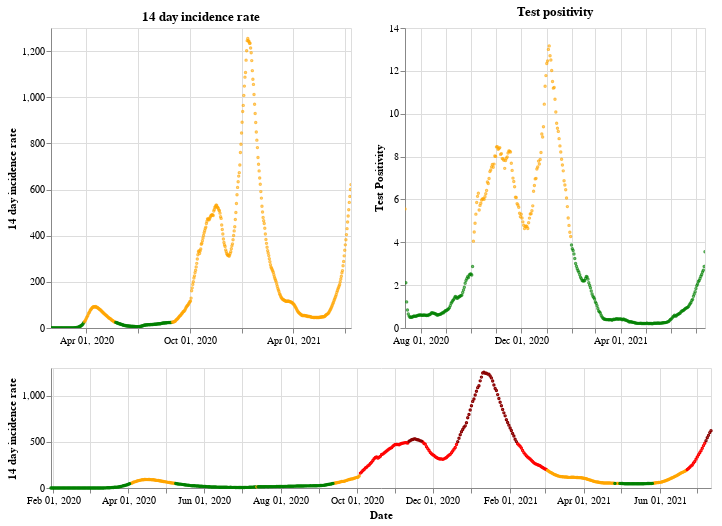

Notebook code for this chart:
### Markdown cell above
## England

### Code cell
plot_traffic_light('England')

### Figure 1 — Vega-Lite specification as saved in the notebook (floating-point values rounded to 4 significant figures; data arrays with more than 128 entries replaced by an {"elided": "..."} marker saying what was removed)
{"config": {"view": {"continuousWidth": 400, "continuousHeight": 300}}, "vconcat": [{"hconcat": [{"mark": {"type": "point", "size": 2}, "encoding": {"color": {"condition": {"value": "green", "test": "(datum.twoWeeklyCasesRate <= 25)"}, "value": "orange"}, "tooltip": [{"type": "nominal", "field": "areaName"}, {"type": "temporal", "field": "date"}, {"type": "quantitative", "field": "twoWeeklyCasesRate"}, {"type": "quantitative", "field": "testPositivity"}], "x": {"type": "temporal", "axis": {"title": ""}, "field": "date", "scale": {"domain": {"selection": "DateBrush"}}, "timeUnit": "yearmonthdate"}, "y": {"type": "quantitative", "axis": {"title": "14 day incidence rate"}, "field": "twoWeeklyCasesRate"}}, "title": "14 day incidence rate", "width": 300}, {"mark": {"type": "point", "size": 2}, "encoding": {"color": {"condition": {"value": "green", "test": "(datum.testPositivity <= 4)"}, "value": "orange"}, "tooltip": [{"type": "nominal", "field": "areaName"}, {"type": "temporal", "field": "date"}, {"type": "quantitative", "field": "twoWeeklyCasesRate"}, {"type": "quantitative", "field": "testPositivity"}], "x": {"type": "temporal", "axis": {"title": ""}, "field": "date", "scale": {"domain": {"selection": "DateBrush"}}, "timeUnit": "yearmonthdate"}, "y": {"type": "quantitative", "axis": {"title": "Test Positivity"}, "field": "testPositivity"}}, "title": "Test positivity", "width": 300}]}, {"layer": [{"mark": {"type": "point", "size": 2}, "encoding": {"color": {"condition": {"value": "orange", "test": "(((datum.testPositivity < 4) && (datum.twoWeeklyCasesRate >= 50)) && (datum.twoWeeklyCasesRate < 200))"}, "value": "red"}, "opacity": {"condition": {"value": 1, "test": "((datum.twoWeeklyCasesRate >= 50) && (datum.twoWeeklyCasesRate < 500))"}, "value": 0}, "tooltip": [{"type": "nominal", "field": "areaName"}, {"type": "temporal", "field": "date"}, {"type": "quantitative", "field": "twoWeeklyCasesRate"}, {"type": "quantitative", "field": "testPositivity"}], "x": {"type": "temporal", "axis": {"title": "Date"}, "field": "date", "timeUnit": "yearmonthdate"}, "y": {"type": "quantitative", "axis": {"title": "14 day incidence rate"}, "field": "twoWeeklyCasesRate"}}, "selection": {"DateBrush": {"type": "interval", "encodings": ["x"], "fields": ["Time"]}}}, {"mark": {"type": "point", "size": 2}, "encoding": {"color": {"value": "darkred"}, "opacity": {"condition": {"value": 1, "test": "(datum.twoWeeklyCasesRate >= 500)"}, "value": 0}, "tooltip": [{"type": "nominal", "field": "areaName"}, {"type": "temporal", "field": "date"}, {"type": "quantitative", "field": "twoWeeklyCasesRate"}, {"type": "quantitative", "field": "testPositivity"}], "x": {"type": "temporal", "axis": {"title": "Date"}, "field": "date", "timeUnit": "yearmonthdate"}, "y": {"type": "quantitative", "axis": {"title": "14 day incidence rate"}, "field": "twoWeeklyCasesRate"}}}, {"mark": {"type": "point", "size": 2}, "encoding": {"color": {"condition": {"value": "green", "test": "((datum.testPositivity < 4) && (datum.twoWeeklyCasesRate < 50))"}, "value": "orange"}, "opacity": {"condition": {"value": 1, "test": "(datum.twoWeeklyCasesRate < 50)"}, "value": 0}, "tooltip": [{"type": "nominal", "field": "areaName"}, {"type": "temporal", "field": "date"}, {"type": "quantitative", "field": "twoWeeklyCasesRate"}, {"type": "quantitative", "field": "testPositivity"}], "x": {"type": "temporal", "axis": {"title": "Date"}, "field": "date", "timeUnit": "yearmonthdate"}, "y": {"type": "quantitative", "axis": {"title": "14 day incidence rate"}, "field": "twoWeeklyCasesRate"}}}], "height": 120, "width": 660}], "data": {"name": "data-77c30fec7c70a6e7d12921b0ec3d88cf"}, "$schema": "https://vega.github.io/schema/vega-lite/v4.8.1.json", "datasets": {"data-77c30fec7c70a6e7d12921b0ec3d88cf": {"elided": "530 records"}}}
